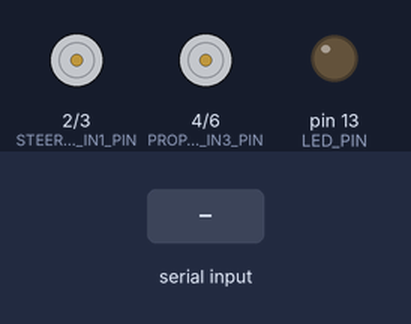
The sketch below on a simulated Arduino Uno, built with avr-gcc and run on an emulated ATmega328P. On the bench: motor-driver pin pairs drawn as motors (green arrow = first pin HIGH = forward, orange = second pin HIGH = backward, longer = more drive, scaled by the enable pin), output pins drawn as LEDs (lit = HIGH). The test bench sets the inputs (shaded band). What the sketch prints to the serial monitor is not drawn.

Above: at 2.7 s.
2.8 s: "F" received over the second serial link
At 3.6 s:
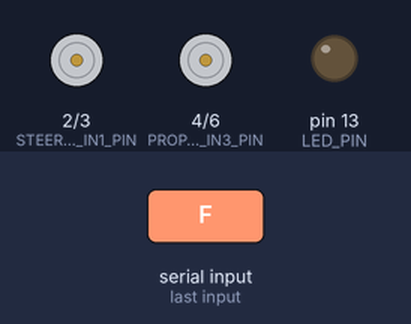
4.3 s: "B" received over the second serial link
At 4.7 s:
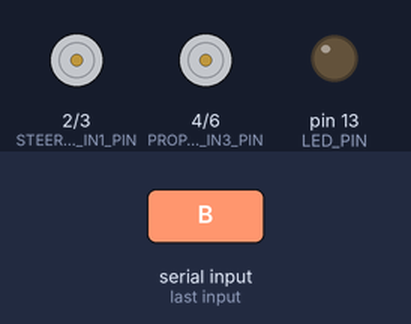
5.8 s: "L" received over the second serial link
At 7.0 s:
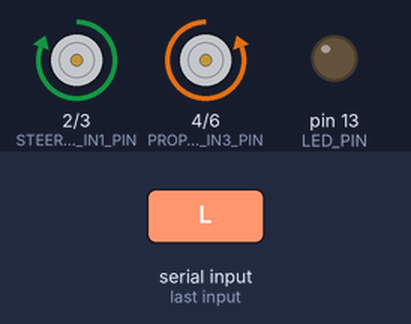
7.3 s: "R" received over the second serial link
At 8.2 s:
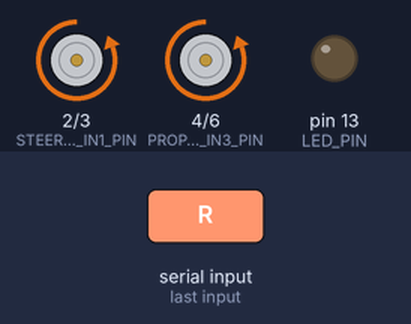
8.8 s: "S" received over the second serial link
At 9.4 s:
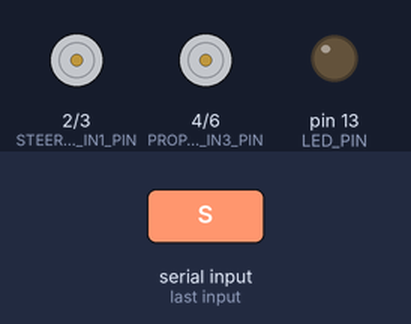
10.3 s: "L" received over the second serial link
At 11.7 s:
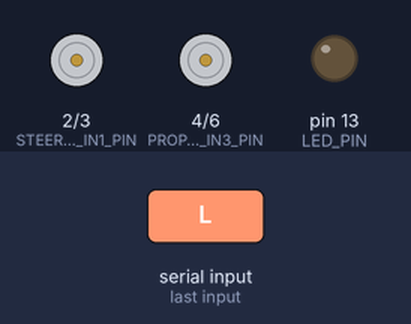
Timing chart, 0 to 12.8 s (numbered marks = the images above; inputs shaded):
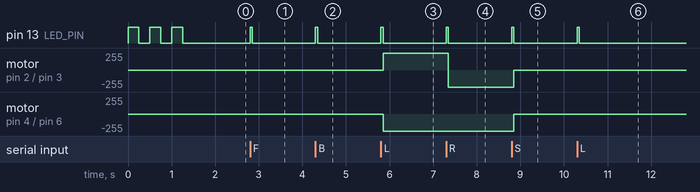

Measured:
- after the input at 2.8 s, pin 13 (LED_PIN): LOW → HIGH at once, → LOW 0.05 s later
- after the input at 4.3 s, pin 13 (LED_PIN): LOW → HIGH at once, → LOW 0.05 s later
- after the input at 5.8 s, pin 13 (LED_PIN): LOW → HIGH at once, → LOW 0.05 s later; motor on pin 2 (STEERING_IN1_PIN) / pin 3 (STEERING_IN2_PIN): stopped → forward 255/255 after 0.05 s; motor on pin 4 (PROPULSION_IN3_PIN) / pin 6 (PROPULSION_IN4_PIN): stopped → backward 255/255 after 0.05 s
- after the input at 7.3 s, pin 13 (LED_PIN): LOW → HIGH at once, → LOW 0.05 s later; motor on pin 2 (STEERING_IN1_PIN) / pin 3 (STEERING_IN2_PIN): forward 255/255 → backward 255/255 after 0.05 s
- after the input at 8.8 s, pin 13 (LED_PIN): LOW → HIGH at once, → LOW 0.05 s later; motor on pin 2 (STEERING_IN1_PIN) / pin 3 (STEERING_IN2_PIN), motor on pin 4 (PROPULSION_IN3_PIN) / pin 6 (PROPULSION_IN4_PIN): backward 255/255 → stopped after 0.05 s
- after the input at 10.3 s, pin 13 (LED_PIN): LOW → HIGH at once, → LOW 0.05 s later

The sketch:

RcCarFirmware.ino
```cpp
#include <SoftwareSerial.h>

// Pin Definitions (const for safety and optimization)
const uint8_t HC05_RX_PIN = 10;
const uint8_t HC05_TX_PIN = 11;

// L293D Motor Driver Pins
// Steering Motor (M1)
const uint8_t STEERING_IN1_PIN = 2;
const uint8_t STEERING_IN2_PIN = 3;
const uint8_t STEERING_EN_PIN = 5; // PWM

// Propulsion Motor (M3)
const uint8_t PROPULSION_IN3_PIN = 4;
const uint8_t PROPULSION_IN4_PIN = 6;
const uint8_t PROPULSION_EN_PIN = 7; // PWM

// Built-in LED for diagnostics
const uint8_t LED_PIN = 13;

// Bluetooth serial communication
SoftwareSerial hc05(HC05_RX_PIN, HC05_TX_PIN);

void setup() {
  // Initialize serial for debugging (optional)
  Serial.begin(9600);
  Serial.println("RC Car Firmware Initializing...");

  // Initialize Bluetooth serial communication
  hc05.begin(9600);

  // Set motor control pins as outputs
  pinMode(STEERING_IN1_PIN, OUTPUT);
  pinMode(STEERING_IN2_PIN, OUTPUT);
  pinMode(STEERING_EN_PIN, OUTPUT);
  pinMode(PROPULSION_IN3_PIN, OUTPUT);
  pinMode(PROPULSION_IN4_PIN, OUTPUT);
  pinMode(PROPULSION_EN_PIN, OUTPUT);

  // Set LED pin as output
  pinMode(LED_PIN, OUTPUT);

  // Perform self-diagnostic boot sequence
  diagnosticBoot();

  // Ensure motors are stopped on startup
  stopAllMotors();

  Serial.println("Initialization Complete. Ready for commands.");
}

void loop() {
  // Check for incoming data from the HC-05 module
  if (hc05.available()) {
    char command = hc05.read();
    handleCommand(command);
  }
}

void handleCommand(char command) {
  // Acknowledge valid commands with a quick LED flash
  if (command == 'F' || command == 'B' || command == 'L' || command == 'R' || command == 'S') {
    acknowledgeCommand();
  }

  switch (command) {
    case 'F':
      goForward();
      break;
    case 'B':
      goBackward();
      break;
    case 'L':
      turnLeft();
      break;
    case 'R':
      turnRight();
      break;
    case 'S':
    default: // Treat any unknown character as 'S' for safety
      stopAllMotors();
      break;
  }
}

void goForward() {
  // Propulsion: Forward
  digitalWrite(PROPULSION_IN3_PIN, HIGH);
  digitalWrite(PROPULSION_IN4_PIN, LOW);
  analogWrite(PROPULSION_EN_PIN, 255);
}

void goBackward() {
  // Propulsion: Backward
  digitalWrite(PROPULSION_IN3_PIN, LOW);
  digitalWrite(PROPULSION_IN4_PIN, HIGH);
  analogWrite(PROPULSION_EN_PIN, 255);
}

void turnLeft() {
  // Steering: Left
  digitalWrite(STEERING_IN1_PIN, HIGH);
  digitalWrite(STEERING_IN2_PIN, LOW);
  analogWrite(STEERING_EN_PIN, 255);
}

void turnRight() {
  // Steering: Right
  digitalWrite(STEERING_IN1_PIN, LOW);
  digitalWrite(STEERING_IN2_PIN, HIGH);
  analogWrite(STEERING_EN_PIN, 255);
}

void stopAllMotors() {
  // Propulsion: Stop
  digitalWrite(PROPULSION_IN3_PIN, LOW);
  digitalWrite(PROPULSION_IN4_PIN, LOW);
  analogWrite(PROPULSION_EN_PIN, 0);

  // Steering: Neutral (0V)
  digitalWrite(STEERING_IN1_PIN, LOW);
  digitalWrite(STEERING_IN2_PIN, LOW);
  analogWrite(STEERING_EN_PIN, 0);
}

void acknowledgeCommand() {
  digitalWrite(LED_PIN, HIGH);
  delay(50);
  digitalWrite(LED_PIN, LOW);
}

void diagnosticBoot() {
  for (int i = 0; i < 3; i++) {
    digitalWrite(LED_PIN, HIGH);
    delay(250);
    digitalWrite(LED_PIN, LOW);
    delay(250);
  }
}
```
